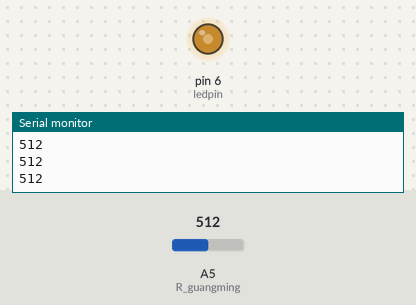
This sketch was run on a simulated Arduino Uno, built with avr-gcc and run on an emulated ATmega328P. Shown: output pins drawn as LEDs (lit = HIGH), the last lines printed to the serial monitor. The test bench sets the inputs (shaded band); at power-on: A5 (R_guangming) = 512.

Above: at 1.2 s.
1.3 s: A5 (R_guangming) set to 716
At 2.5 s:
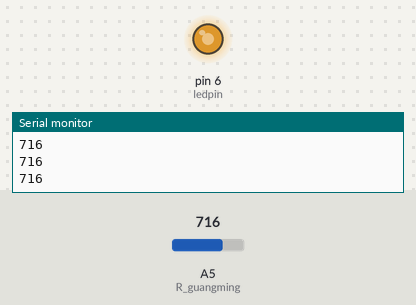
2.8 s: A5 (R_guangming) set to 900
At 4.0 s:
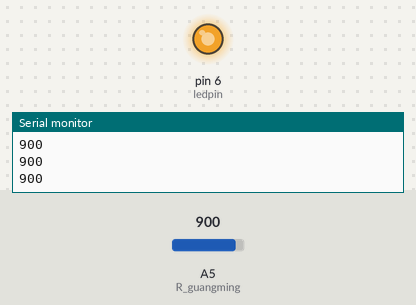
4.3 s: A5 (R_guangming) set to 122
At 4.8 s:
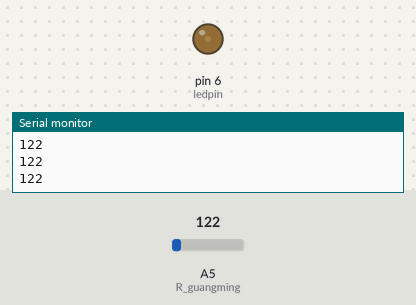
5.8 s: A5 (R_guangming) set to 0
At 6.1 s:
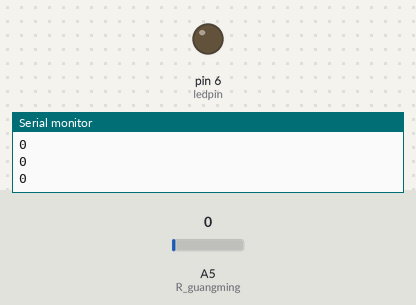
Timing chart, 0 to 8.3 s (numbered marks = the images above; inputs shaded):
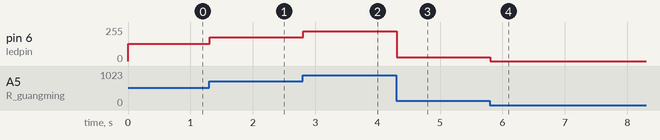

Measured:
- after the input at 1.3 s, pin 6 (ledpin): 128/255 → 179/255 at once
- after the input at 2.8 s, pin 6 (ledpin): 179/255 → 225/255 at once
- after the input at 4.3 s, pin 6 (ledpin): 225/255 → 30/255 at once
- after the input at 5.8 s, pin 6 (ledpin): 30/255 → 0/255 at once

The sketch:

light_sensor.ino
```cpp
int ledpin = 6;
int R_guangming = 5;
int val;
void setup(){
  pinMode(ledpin,OUTPUT);
  Serial.begin(9600);
}
void loop(){
  val=analogRead(R_guangming);
  Serial.println(val);
  analogWrite(ledpin,val/4);
  delay(10);
}
```
